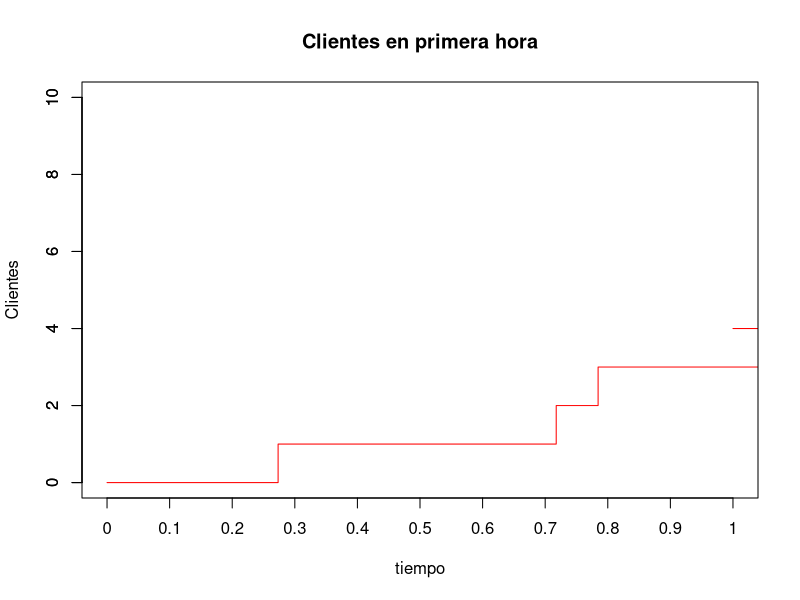
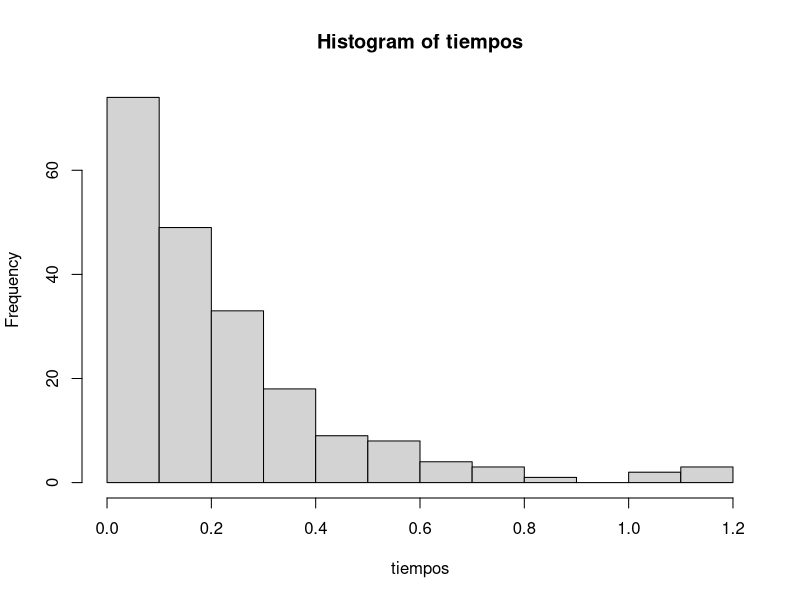

Here is the R script that generated these plots, in order:


#a y b
puntos = 4
hora = rexp(puntos, rate = 4)
acum = c( c( c(0), cumsum(hora)), c(1))

xdata = acum
ydata = c(0:puntos, c(puntos))

plot(main="Clientes en primera hora", xdata, ydata, type="s", col="red",xlim=c(0,1),ylim=c(0,10), xlab="tiempo", ylab="Clientes",xaxt="n")
axis( side = 1, at = seq(0, 1, by = 0.1), labels = seq(0, 1, by = 0.1), cex.axis = 1 )
axis(2)

#caracteristicas fundamentales: que hayan 4 clientes por hora, que no ocurran 2 al mismo tiempo,
# 


#https://es.wikipedia.org/wiki/Proceso_de_Poisson#:~:text=En%20estad%C3%ADstica%20y%20simulaci%C3%B3n%2C%20un,a%20lo%20largo%20del%20tiempo.

#plot( ecdf(acum) )

#c

#9 am a 6 pm = 9 horas.

t <- function(horas, lambda) {
  
  init = c()
  llevo = 0
  
    sig = rexp(1, rate = lambda)
  while(llevo + sig <= horas ){
    init = c( init , c(sig) )
    llevo = llevo+sig
    sig = rexp(1, rate = lambda)
  }
  return (init)
  
}


#por propiedad de falta de memoria, se podria hacer de una, haciendo 9*5 horas, y lambda = 4.
tiempos = t(9*5,4)

hist(tiempos)


media = mean(tiempos)
desvio = sd(tiempos)

print( paste( "media aritmetica: ", toString( media ) ) )
print( paste( "desvio: ", toString( desvio ) ) )

#tanto la media como el desvio estan cerca de 1/lambda, ademas la grafica parece la de una exponencial.
# La variable T podria ajustarse por una distribucion exponencial.





